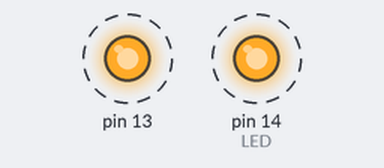
Bench run of a sketch on a simulated Arduino Uno, built with avr-gcc and run on an emulated ATmega328P. Shown: output pins drawn as LEDs (lit = HIGH). Dashed ring = blinking.

Above: at 0.2 s.
Timing chart, 0 to 3.0 s (numbered marks = the images above):
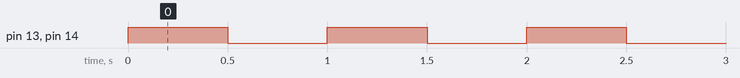

Measured:
- by itself, pin 13, pin 14 (LED): alternates HIGH for 0.50 s and LOW for 0.50 s

The sketch:

LED_Test.ino
```cpp
int LED = 14;
int timeDelay = 500;

void setup() {
  // put your setup code here, to run once:
  pinMode(LED, OUTPUT);
  pinMode(13, OUTPUT);

}

void loop() {
  // put your main code here, to run repeatedly:
  digitalWrite(LED, HIGH);
  digitalWrite(13, HIGH);
  delay(timeDelay);
  digitalWrite(LED, LOW);
  digitalWrite(13, LOW);
  delay(timeDelay);
}
```
